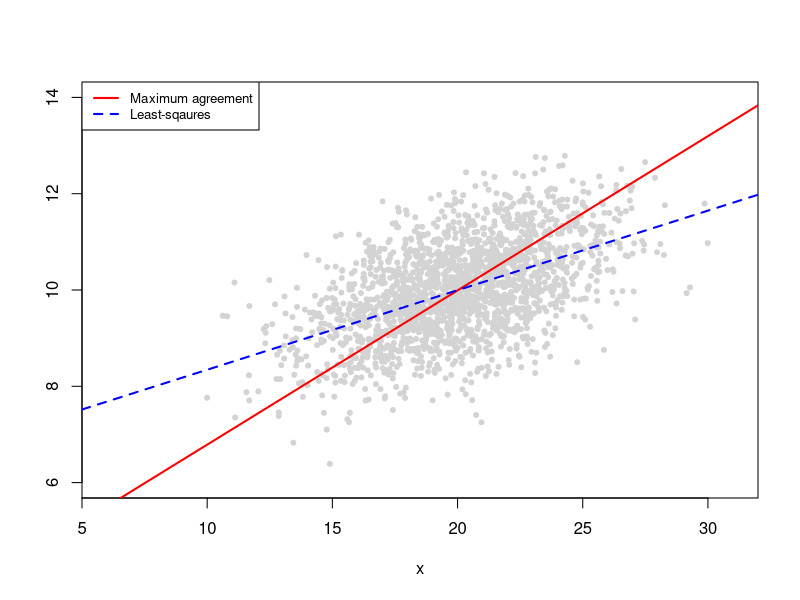

R code for this plot: (Note: this script raises an error after producing the figure.)
library(MASS)
library(mvtnorm)

####################################################
# Figure 3.2: MA and LS Regression
####################################################

set.seed(12345)
x <- 20 + rnorm(2000)*3
y <- 10 + (x-20)/6 + rnorm(2000)*sqrt(0.75)

mu_y <- mean(y)
fit <- lm(y ~ x)
b <- coef(fit)
yhat <- fitted(fit)
g <- cor(y, yhat)
b1 <- (1 - 1/g) * mu_y + b[1]/g # intercept
b2 <- b[2]/g # slope

par(mfrow=c(1,1))
plot(x,y, col="lightgray",pch=20, ylim = c(6,14), xlim=c(6,31), ylab = "")
abline(b1,  b2, col = "red", lty=1, lwd = 2)
abline(lm(y ~ x), col = "blue", lty=2, lwd = 2)
legend("topleft",c("Maximum agreement","Least-sqaures"),lty=c(1,2), lwd=c(2,2), 
       col=c("red","blue"), cex = 0.8)

simpleMA_data <- data.frame(x=x,y=y)
#write.table(simpleMA_data, file = "simpleMA_data.txt", sep = "\t", row.names = FALSE)



####################################################
# Figure 3.3: y vs yhat
####################################################
ccc_LS <- CCC(y, fitted(fit))
pcc_LS <- cor(y, fitted(fit))

y_fit <- b1 + b2*x
ccc_MA <- CCC(y, y_fit)
pcc_MA <- cor(y, y_fit)

LS_y_ytilde_data <- data.frame(x=y, y=fitted(fit))
MA_y_ytilde_data <- data.frame(x=y, y=y_fit)
#write.table(LS_y_ytilde_data, file = "SMA_LS_data.txt", sep = "\t", row.names = FALSE)
#write.table(MA_y_ytilde_data, file = "SMA_MA_data.txt", sep = "\t", row.names = FALSE)


par(mfrow=c(1,2))
plot(y, y_fit, ylim = c(6,14), xlim=c(6,14), xlab = "Observed", ylab = "Predicted",
     main = "Maximum agreement\n CCC = 0.515, PCC = 0.515", col = "lightgray", pch = 20)
abline(a=0,b=1, col="black", lty=3, lwd=3)

plot(y, fitted(fit), ylim = c(6,14), xlim=c(6,14), xlab = "Observed", ylab = "Predicted",
     main = "Least-sqaures\n CCC = 0.419, PCC = 0.515", col = "lightgray", pch = 20)
abline(a=0,b=1, col="black", lty=3, lwd=3)